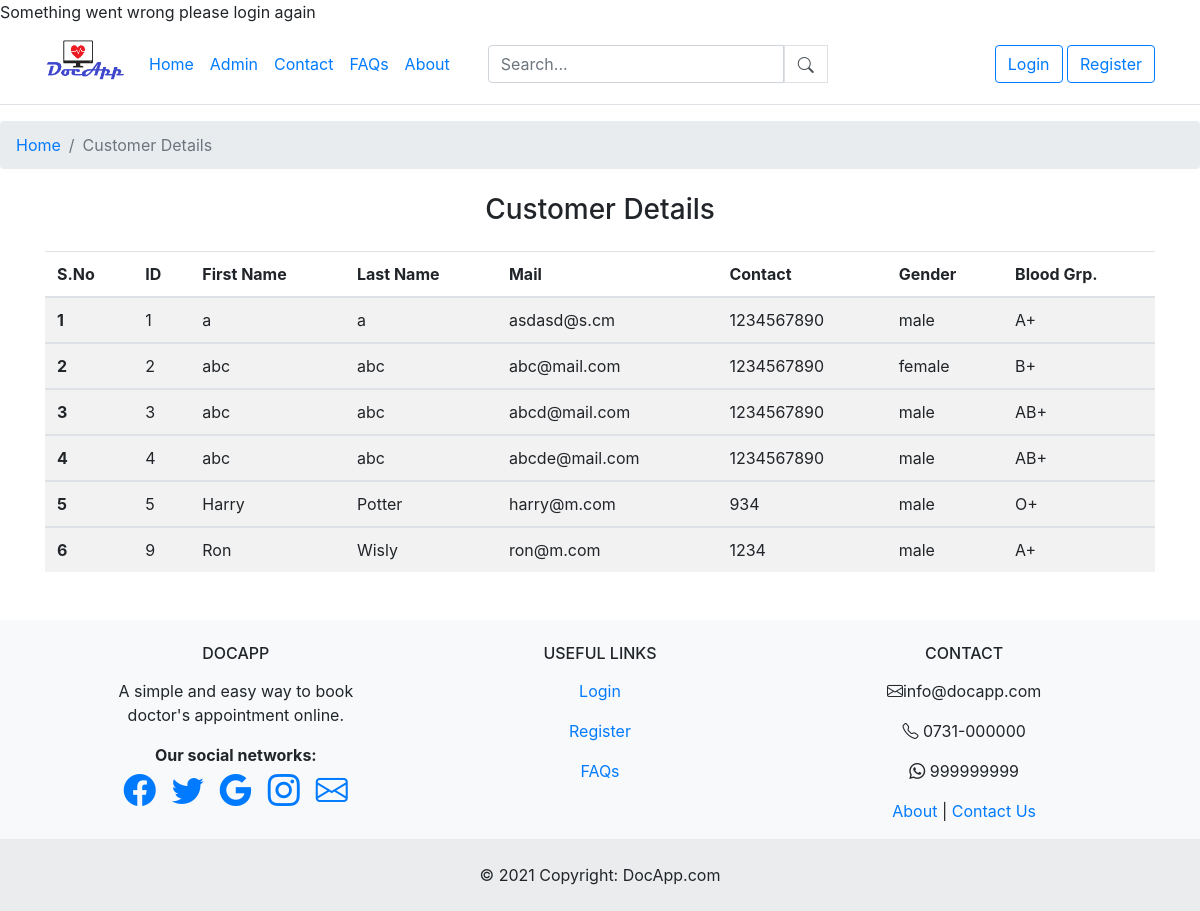
Page /customerDetails.php on the committed database.
### tables this page shows
CREATE TABLE `customer_info` (
  `cu_id` int(11) NOT NULL,
  `cu_mail` varchar(255) NOT NULL,
  `cu_first_name` varchar(255) NOT NULL,
  `cu_last_name` varchar(255) NOT NULL,
  `cu_contact` int(10) NOT NULL,
  `cu_gender` varchar(255) NOT NULL,
  `cu_blood` varchar(5) NOT NULL,
  `cu_diseases` varchar(255) NOT NULL,
  `cu_password` varchar(255) NOT NULL,
  `cu_balance` int(11) NOT NULL DEFAULT 0,
  `status` varchar(10) NOT NULL DEFAULT 'Active',
  `role` text NOT NULL DEFAULT 'patient'
);

CREATE TABLE `footer_contact_info` (
  `contact_id` int(11) NOT NULL,
  `email` varchar(255) NOT NULL,
  `local_no` varchar(11) NOT NULL,
  `mobile_no` int(11) NOT NULL,
  `whatsapp_no` int(11) NOT NULL,
  `facebook` varchar(255) NOT NULL,
  `twitter` varchar(255) NOT NULL,
  `google` varchar(255) NOT NULL,
  `insta` varchar(255) NOT NULL
);

### customerDetails.php (the view, shortened to what this page needs)
 <!DOCTYPE html>
<html lang="en">
<head>
</head>
<body>
<header>
    <?php include('navbar.php');?>
</header>
<nav aria-label="breadcrumb">
    <ol class="breadcrumb">
    <?php
    if ($_SESSION)
    {
        if ($_SESSION['role'] == 'admin')
            echo '<li class="breadcrumb-item"><a href="admin_session.php">Home</a></li>';
        elseif ($_SESSION['role'] == 'doctor')
          echo '<li class="breadcrumb-item"><a href="doctor_session.php">Home</a></li>';
        elseif ($_SESSION['role'] == 'patient')
          echo '<li class="breadcrumb-item"><a href="user_session.php">Home</a></li>';
    }
    else
    {
        echo '<li class="breadcrumb-item"><a href="index.php">Home</a></li>';
    }
    ?>
        <li class="breadcrumb-item active" aria-current="page">Customer Details</li>
    </ol>
  </nav>
<?php
    include('dbconn.php');
    $sql = "SELECT * FROM customer_info";
	$result = mysqli_query($connect,$sql);
	$count = mysqli_num_rows($result);
?>
  <?php
  if($count>=1){
?>
<div class="container text-center">
    <div class="d-grid gap-2 col-6 mx-auto my-4">
        <h3>Customer Details</h3>
    </div>
</div>
<div class="container">
  <table class="table table-hover table-striped">
  <thead>
    <tr>
      <th scope="col">S.No</th>
      <th scope="col">ID</th>
      <th scope="col">First Name</th>
      <th scope="col">Last Name</th>
      <th scope="col">Mail</th>
      <th scope="col">Contact</th>
      <th scope="col">Gender</th>
      <th scope="col">Blood Grp.</th>
    </tr>
  </thead>
  <?php
  $c=1;
  while($row=mysqli_fetch_array($result)){
      ?>
  <tbody>
    <tr>
      <th scope="row"><?php echo $c ; ?></th>
      <td><?php echo $row['cu_id'] ; ?></td>
      <td><?php echo $row['cu_first_name'] ; ?></td>
      <td><?php echo $row['cu_last_name'] ; ?></td>
      <td><?php echo $row['cu_mail'] ; ?></td>
      <td><?php echo $row['cu_contact'] ; ?></td>
      <td><?php echo $row['cu_gender'] ; ?></td>
      <td><?php echo $row['cu_blood'] ; ?></td>
    </tr>
    </tbody>
    <?php $c=$c + 1; }
     ?>
</table>
<?php
}
?>
</div>
  <footer>
    <?php include('footer.php');?>
</footer>
</body>
</html>

### footer.php (shortened to what this page needs)
<?php
include"dbconn.php";
$sql="SELECT * FROM footer_contact_info WHERE contact_id='1'";
$sql_run=mysqli_query($connect,$sql);
$num_row=mysqli_num_rows($sql_run);
if($num_row == 1)
    {
        $result = mysqli_fetch_array($sql_run,MYSQLI_ASSOC);
        $email = $result['email'];
        $local_no = $result['local_no'];
        $whatsapp_no = $result['whatsapp_no'];
        $facebook = $result['facebook'];
        $twitter = $result['twitter'];
        $google = $result['google'];
        $insta= $result['insta'];
}
?>
<link rel="stylesheet" href="https://maxcdn.bootstrapcdn.com/bootstrap/4.0.0/css/bootstrap.min.css"
>
<link rel="stylesheet" href="https://cdn.jsdelivr.net/npm/bootstrap-icons@1.5.0/font/bootstrap-icons.css">
<footer class="text-center text-lg-start bg-light">
  <section class="">
    <div class="container text-center text-md-start mt-5">
      <div class="row mt-3">
        <div class="col-md-3 col-lg-4 col-xl-3 mx-auto mb-4 mt-4">
          <h6 class="text-uppercase fw-bold mb-3">
            <i class="fas fa-gem me-3"></i>DocApp
          </h6>
          <p>
            A simple and easy way to book doctor's appointment online.
          </p>
        <div class="fw-bold ">
      <span><b>Our social networks:</b></span>
    </div>
    <div class="d-flex justify-content-center">
      <a href="#<?php echo $facebook; ?>" class="me-4 text-reset">
        <i class="bi bi-facebook px-2 "  aria-label="Facebook" style="font-size: 2rem;"></i>
      </a>
      <a href="#<?php echo $twitter; ?>" class="me-4 text-reset">
        <i class="bi bi-twitter px-2" aria-label="Twitter" style="font-size: 2rem;"></i>
      </a>
      <a href="#<?php echo $google; ?>" class="me-4 text-reset">
        <i class="bi bi-google px-2" aria-label="Google" style="font-size: 2rem;"></i>
      </a>
      <a href="#<?php echo $insta; ?>" class="me-4 text-reset">
        <i class="bi bi-instagram px-2" aria-label="Instagram" style="font-size: 2rem;"></i>
      </a>
      <a href="mailto:" class="me-4 text-reset">
        <i class="bi bi-envelope px-2" aria-label="Mail" style="font-size: 2rem;"></i>
      </a>
    </div>
        </div>
        <div class="col-md-3 col-lg-2 col-xl-2 mx-auto mb-4 mt-4">
          <h6 class="text-uppercase fw-bold mb-3">
            Useful links
          </h6>
          <?php  if ($_SESSION)
              { }
              else
              {
                ?>
          <p>
            <a  href="login.php" class="text-reset">Login</a>
          </p>
          <p>
            <a href="register.php" class="text-reset">Register</a>
          </p>
          <?php }?>
          <p>
            <a href="faq.php" class="text-reset">FAQs</a>
          </p>
        </div>
        <div class="col-md-4 col-lg-3 col-xl-3 mx-auto mb-md-0 mb-4 mt-4">
          <h6 class="text-uppercase fw-bold mb-3">
            Contact
          </h6>
          <p><i class="bi bi-envelope"></i></i><?php echo $email; ?></p>
          <p><i class="bi bi-telephone"></i></i> <?php echo $local_no; ?></p>
          <p><i class="bi bi-whatsapp"></i> <?php echo $whatsapp_no; ?></p><p>
            <a href="about.php" class="text-reset">About </a> | <a href="contact.php" class="text-reset">Contact Us</a>
          </p>
        </div>
      </div>
    </div>
  </section>
 <div class="text-center p-4" style="background-color: rgba(0, 0, 0, 0.05);">
    © 2021 Copyright:
    <a class="text-reset fw-bold">DocApp.com</a>
  </div>
</footer>

### rows in the picture
customer_info: cu_id "1", cu_first_name "a", cu_last_name "a", cu_mail "asdasd@s.cm", cu_contact "1234567890", cu_gender "male", cu_blood "A+"
customer_info: cu_id "2", cu_first_name "abc", cu_last_name "abc", cu_mail "abc@mail.com", cu_contact "1234567890", cu_gender "female", cu_blood "B+"
customer_info: cu_id "3", cu_first_name "abc", cu_last_name "abc", cu_mail "abcd@mail.com", cu_contact "1234567890", cu_gender "male", cu_blood "AB+"
customer_info: cu_id "4", cu_first_name "abc", cu_last_name "abc", cu_mail "abcde@mail.com", cu_contact "1234567890", cu_gender "male", cu_blood "AB+"
customer_info: cu_id "5", cu_first_name "Harry", cu_last_name "Potter", cu_mail "harry@m.com", cu_contact "934", cu_gender "male", cu_blood "O+"
customer_info: cu_id "9", cu_first_name "Ron", cu_last_name "Wisly", cu_mail "ron@m.com", cu_contact "1234", cu_gender "male", cu_blood "A+"
footer_contact_info: email "info@docapp.com", local_no "0731-000000", whatsapp_no "999999999"
